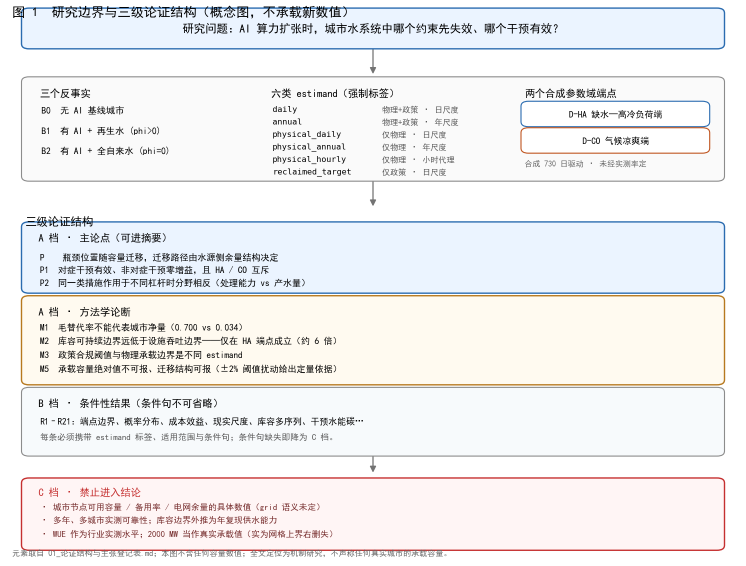
#> input picture 10_论文推进_2026Q4/B0_瓶颈迁移主线/figs/Fig1_framework.png, 1492 x 1132 px, found by its file name (shown at 1/2 size)
$ python _probe_fig_layout.py
#> lines starting #> are read from the running program, lines starting #| are printed output that depends on the picture; after the words box and inside, x2 and y2 are one past the last pixel; in counts of white or black regions, pixels touching at a corner belong together
# -*- coding: utf-8 -*-
"""探测论文图件的版面结构：标题行、图表主体、脚注行的 y 位置。

论文图（matplotlib suptitle + fig.text 脚注）放进 PPT 时，标题和脚注与
幻灯片的标题/说明重复，需要裁掉，只留图表主体。

本脚本按"水平方向有多少非白像素"投影来判断：
  - 标题区：顶部若干行，非白像素少但集中在左侧长条
  - 图表主体：非白像素密度高
  - 脚注区：底部若干行，非白像素少且零散
"""
import sys
from pathlib import Path

import numpy as np
from PIL import Image

try:
    sys.stdout.reconfigure(encoding="utf-8", errors="replace")
except Exception:
    pass

HERE = Path(__file__).resolve().parent
FIGS = ["Fig1_framework", "Fig2_bottleneck_migration", "Fig3_constraint_trajectories",
        "Fig4_interventions", "Fig5_city_gradient_policy", "Fig6_timescale_reservoir"]


def profile(path: Path) -> None:
    im = Image.open(path).convert("RGB")
    a = np.array(im)
    ink = (a < 245).any(axis=2)          # 非白像素
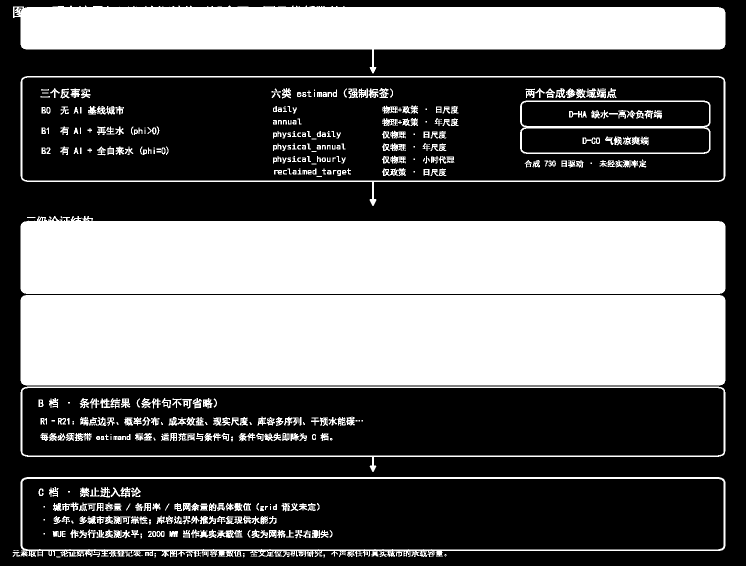
#> ink: shape (1132, 1492) bool (shown at 1/2 size); 39.5% white; 462 white regions (61 under 20 px), largest, box (x1, y1, x2, y2) and area: (41, 590, 1451, 771) 255086, (41, 432, 1451, 588) 206194, (26, 11, 1451, 147) 120554
    density = ink.sum(axis=1)            # 每行非白像素数
#> density = 1132 values, max 1425 at index 32, min 0 at index 0, mean 589.9
    h, w = density.shape[0], ink.shape[1]
#> h = 1132; w = 1492
    print("=" * 70)
    print(path.name, im.size)
#| Fig1_framework.png (1492, 1132)
    # 每 5 行打印一次密度，找出空白带
    print("  y范围        密度   说明")
    prev_blank = True
    for y0 in range(0, h, 5):
        seg = density[y0:y0 + 5]
        d = int(seg.max())
        blank = d == 0
        if blank != prev_blank:
            print("  y=%4d-%4d  %5d  %s" % (y0, y0 + 5, d, "空白带开始" if blank else "内容开始"))
            prev_blank = blank
#> this loop made 227 passes
#> (seg, d, blank, prev_blank) on pass 3: ([0, 15, 108, 242, 1406], 1406, False, False)
#> (d, blank, prev_blank) on passes 84, 87, 190, 191, 224: (0, True, True), (71, False, False), (0, True, True), (1386, False, False), (0, True, True)
#|   y=  10-  15   1406  内容开始
#|   y= 415- 420      0  空白带开始
#|   y= 430- 435     71  内容开始
#|   y= 945- 950      0  空白带开始
#|   y= 950- 955   1386  内容开始
#|   y=1115-1120      0  空白带开始
#> after the loop, prev_blank = True
    print("  末行密度:", int(density[-1]))
#|   末行密度: 0


def main() -> None:
    for name in FIGS:
        p = HERE / (name + ".png")
        if p.exists():
            profile(p)
#> pass 2 of the loop in main, `for name in FIGS:`:
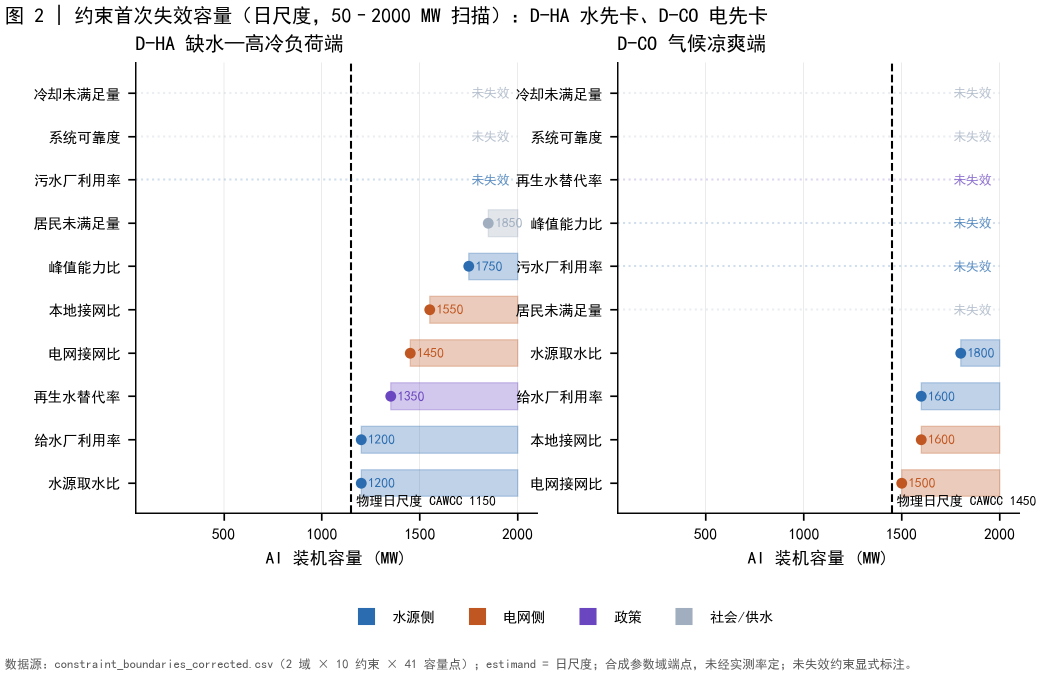
#> input picture 10_论文推进_2026Q4/B0_瓶颈迁移主线/figs/Fig2_bottleneck_migration.png, 2081 x 1349 px, found by its file name (shown at 1/2 size)
#> im: PIL image 2081x1349 RGB
#> in profile (call 2), `ink = (a < 245).any(axis=2)`:
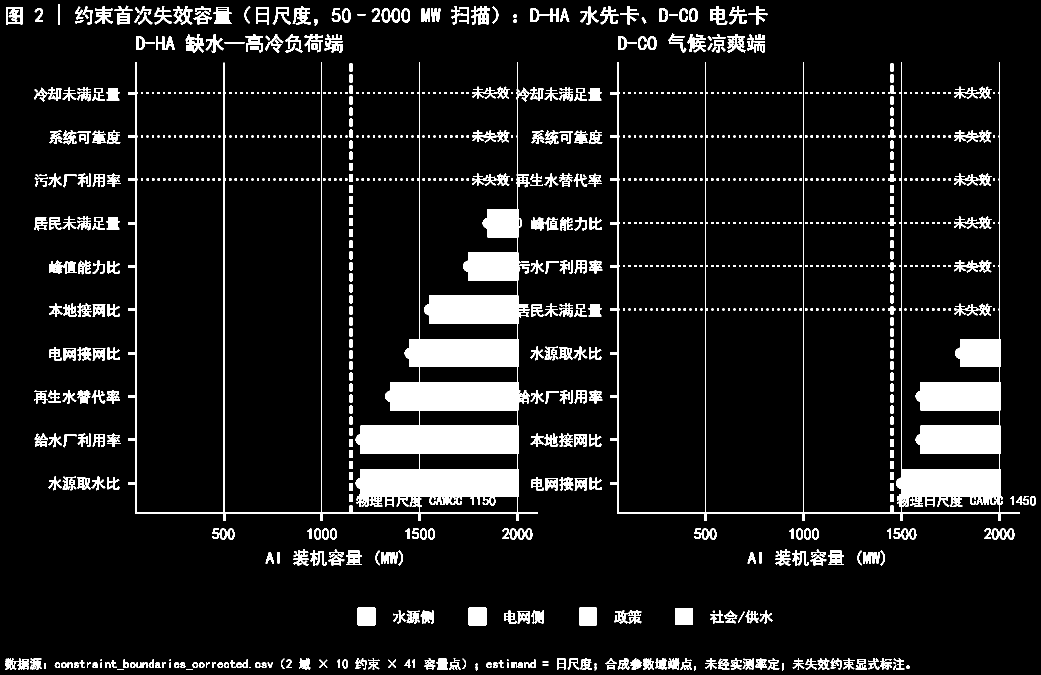
#> ink: shape (1349, 2081) bool (shown at 1/2 size); 9.4% white; 1112 white regions (313 under 20 px), largest, box (x1, y1, x2, y2) and area: (256, 124, 1076, 1042) 98733, (1220, 124, 2040, 1042) 49422, (715, 1215, 751, 1251) 1292
#> density = 1349 values, max 1612 at index 1025, min 0 at index 0, mean 194.9
#| Fig2_bottleneck_migration.png (2081, 1349)
#> the loop in profile (call 2), `for y0 in range(0, h, 5):` made 270 passes
#> (seg, d, blank, prev_blank) on passes 2, 12, 14, 23, 25: ([0, 0, 0, 0, 4], 4, False, False), ([0, 0, 0, 0, 0], 0, True, True), ([0, 0, 2, 42, 73], 73, False, False), ([0, 0, 0, 0, 0], 0, True, True), ([0, 0, 0, 0, 6], 6, False, False)
#> (printed output is left out)
#> after the loop in profile (call 2), `for y0 in range(0, h, 5):`: prev_blank = True
#|   末行密度: 0
#> pass 3 of the loop in main, `for name in FIGS:`:
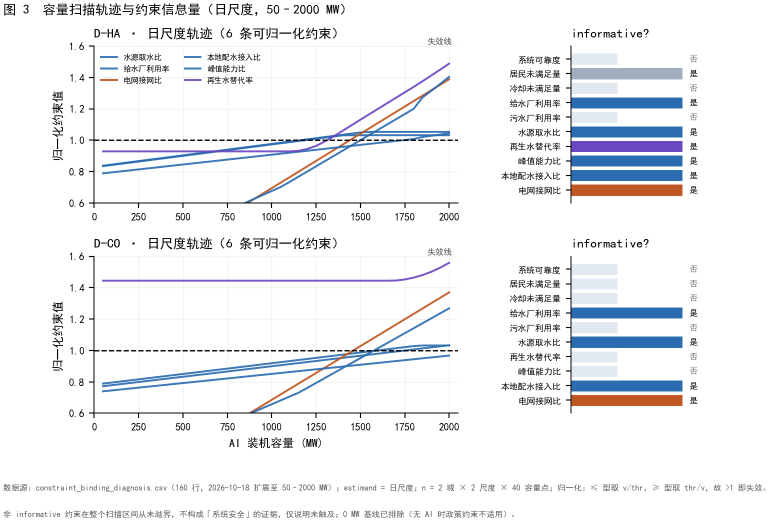
#> input picture 10_论文推进_2026Q4/B0_瓶颈迁移主线/figs/Fig3_constraint_trajectories.png, 1547 x 1043 px, found by its file name (shown at 1/2 size)
#> im: PIL image 1547x1043 RGB
#> in profile (call 3), `ink = (a < 245).any(axis=2)`:
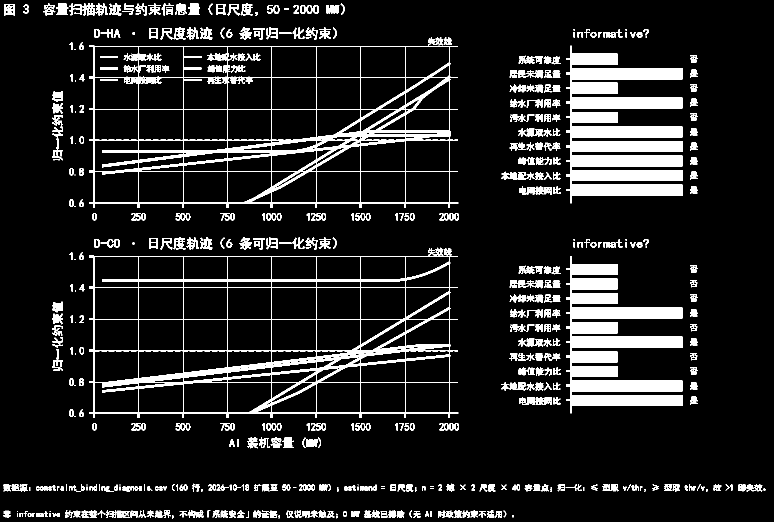
#> ink: shape (1043, 1547) bool (shown at 1/2 size); 11.6% white; 619 white regions (82 under 20 px), largest, box (x1, y1, x2, y2) and area: (1132, 91, 1365, 407) 41880, (1132, 512, 1365, 827) 32984, (178, 90, 917, 416) 26669
#> density = 1043 values, max 986 at index 155, min 0 at index 0, mean 180
#| Fig3_constraint_trajectories.png (1547, 1043)
#> the loop in profile (call 3), `for y0 in range(0, h, 5):` made 209 passes
#> (seg, d, blank, prev_blank) on passes 2, 8, 11: ([0, 17, 88, 153, 182], 182, False, False), ([0, 0, 0, 0, 0], 0, True, True), ([0, 0, 0, 0, 6], 6, False, False)
#> (printed output is left out)
#> after the loop in profile (call 3), `for y0 in range(0, h, 5):`: prev_blank = True
#|   末行密度: 0
#> the loop made 6 passes; the first 3 are shown


if __name__ == "__main__":
    main()
